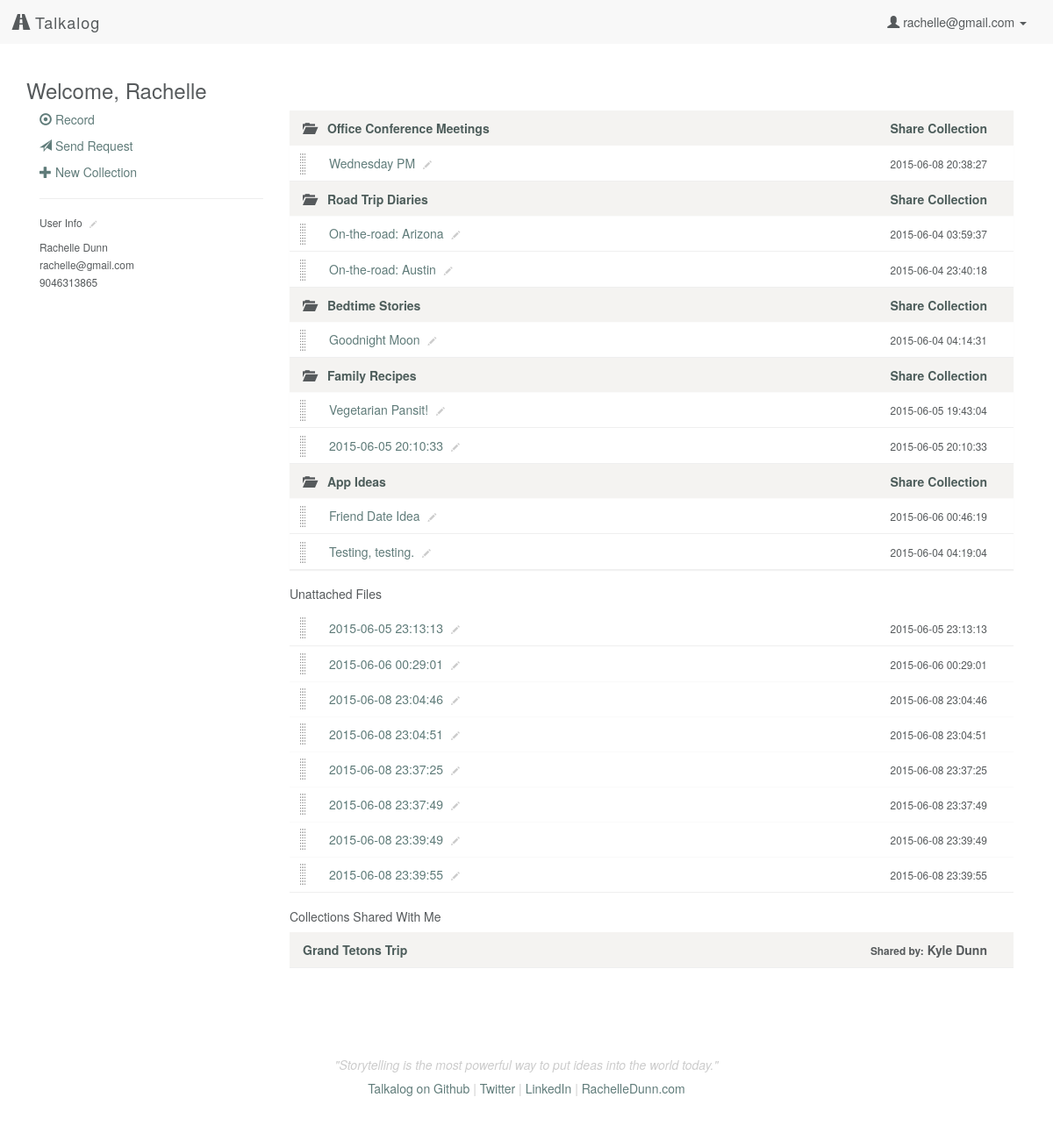
Before: /profile (signed in) with the older database file.
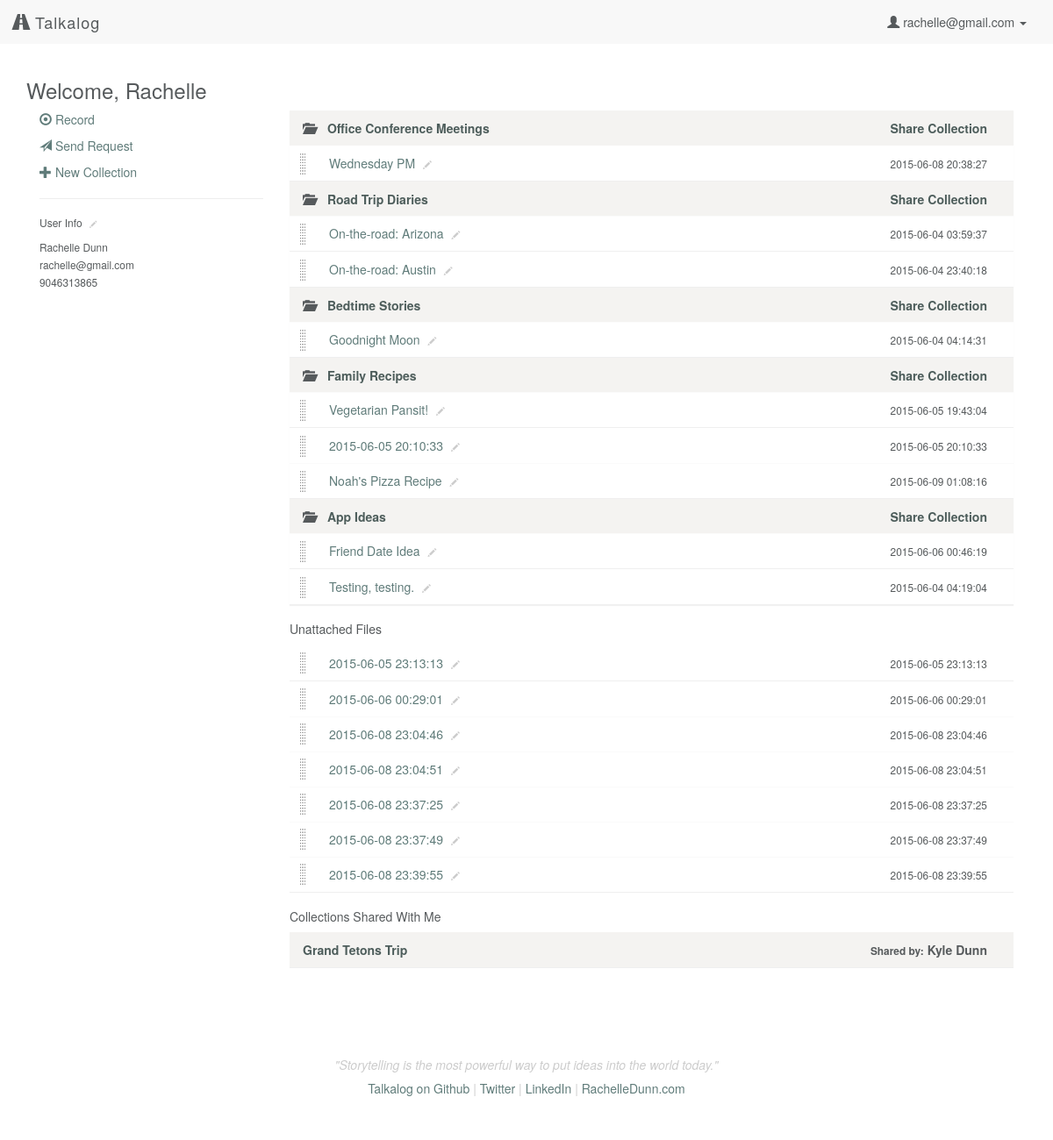
After: the same page with the newer database file.
### model.py (models this page shows, shortened)
class User(db.Model):
    __tablename__ = "Users"
    id = db.Column(db.Integer, autoincrement=True, primary_key=True)
    email = db.Column(db.String(100), nullable=False)
    password = db.Column(db.String(50), nullable=False)
    first_name = db.Column(db.String(50), nullable=False)
    last_name = db.Column(db.String(50), nullable=False)
    tel = db.Column(db.String, nullable=False)

class Collection(db.Model):
    __tablename__ = "Collections"
    id = db.Column(db.Integer, autoincrement=True, primary_key=True)
    user_id = db.Column(db.Integer, db.ForeignKey('Users.id'), nullable=False)
    title = db.Column(db.String, nullable=False, default='Untitled Collection')
    user = db.relationship("User", backref=db.backref("collections", order_by=id))

class CollectionsUploads(db.Model):
    __tablename__ = "CollectionsUploads"
    id = db.Column(db.Integer, autoincrement=True, primary_key=True)
    collection_id = db.Column(db.Integer, db.ForeignKey('Collections.id'), nullable=False)
    upload_id = db.Column(db.Integer, db.ForeignKey('Uploads.id'), nullable=False)
    collection = db.relationship("Collection", backref=db.backref("collectionsuploads", order_by=id))
    upload = db.relationship("Upload", backref=db.backref("collectionsuploads", order_by=id))

class Upload(db.Model):
    __tablename__ = "Uploads"
    id = db.Column(db.Integer, autoincrement=True, primary_key=True)
    user_id = db.Column(db.Integer, db.ForeignKey('Users.id'), nullable=False)
    title = db.Column(db.String, nullable=False, default=db.func.now())
    path = db.Column(db.String(50))
    mimetype = db.Column(db.String(50), default='wav') # wav, jpg, mp3
    datetime = db.Column(db.DateTime, default=db.func.now(), onupdate=db.func.now()) # set datetime to current timestamp
    transcript = db.Column(db.Text)
    user = db.relationship("User", backref=db.backref("uploads", order_by=id))

class CollectionsUsers(db.Model):
    __tablename__ = "CollectionsUsers"
    id = db.Column(db.Integer, autoincrement=True, primary_key=True)
    collection_id = db.Column(db.Integer, db.ForeignKey('Collections.id'), nullable=False)
    user_id = db.Column(db.Integer, db.ForeignKey('Users.id'), nullable=False)
    collection = db.relationship("Collection", backref=db.backref("collectionsusers", order_by=id))
    user = db.relationship("User", backref=db.backref("collectionsusers", order_by=id))

### server.py (the view)
@app.route('/profile')
def user_page():
	"""User profile with list of audio collections and files."""
	if 'email' in session:
		user_email = session['email']
		user = User.query.filter_by(email=user_email).first()
		user_uploads = user.uploads
		user_collections = user.collections
		user_cu = []
		for collection in user_collections:
			cu = collection.collectionsuploads
			for i in cu:
				user_cu.append(i.upload_id)
		singleuploads = []
		for i in user_uploads:
			if i.id not in user_cu:
				singleuploads.append(i)
		return render_template('profile.html', user=user,
			singleuploads=singleuploads, upload_folder=UPLOAD_FOLDER)
	else:
		flash('You must be logged in to view files')
		return redirect('/login')

### templates/profile.html (shortened to what this page needs)
{% extends 'base.html' %}
{% block content %}
    <h3>Welcome, {{ user.first_name }}</h3>
    <div class="row">
        <div class="col-sm-3">
            <p><a href="/record"><span class="glyphicon glyphicon-record" aria-hidden="true"></span> Record</a></p>
            <p><a href="/generate"><span class="glyphicon glyphicon-send" aria-hidden="true"></span> Send Request</a></p>
            <p><a href="#" data-toggle="modal" data-target="#myModal"><span class="glyphicon glyphicon-plus" aria-hidden="true"></span> New Collection</a></p>
            <hr>
            <h6>User Info <a href="/edit/user"><span class="glyphicon glyphicon-pencil click-to-edit" aria-hidden="true"></span></a></h6>
            <p><small>{{ user.first_name }} {{ user.last_name }}<br>
                {{ user.email }}<br>
                {{ user.tel }}</small></p>
        </div>
        <div class="col-sm-9">
            <div class="file-box">
                <ul class="list-group panel-group" id="accordion">
                    {% if user.collections %}
                        <div class="panel panel-default">
                            {% for collection in user.collections %}
                                <li class="droppable list-group-item collection row panel-heading" collection-id="{{ collection.id }}">
                                    <div class="name col-xs-8 panel-title">
                                        <a class="accordion-toggle" data-toggle="collapse" data-parent="#accordion" href="#collapse{{ collection.id }}"><span class="indicator glyphicon glyphicon-folder-open" aria-hidden="true"></span></a>
                                        <a href="/collection/{{ collection.id }}">{{ collection.title }}</a>
                                    </div>
                                    <div class="share col-xs-4 text-right">
                                        <a href="#" data-toggle="modal" data-target="#share-{{ collection.id }}">
                                          Share <span class="hidden-xs">Collection</span>
                                        </a>
                                    </div>
                                </li>
                                <div class="panel-collapse collapse in" id="collapse{{ collection.id }}">
                                    <div class="panel-body">
                                    {% for cu in collection.collectionsuploads %}
                                        <li class="draggable upload list-group-item row" upload-id="{{ cu.upload.id }}">
                                            <div class="name col-xs-8">
                                                <div class="control-group control-group-inline">
                                                    <div class="controls">
                                                        <a href="/listen/{{ cu.upload.id }}" class="upload-title" data-toggle="#pencil-{{ cu.upload.id }}" upload-id="{{ cu.upload.id }}" id="upload-{{ cu.upload.id }}">{{ cu.upload.title }}</a>
                                                        <span class="edit" id="pencil-{{ cu.upload.id }}" upload-id="{{ cu.upload.id }}"><span class="glyphicon glyphicon-pencil click-to-edit" aria-hidden="true"></span></span>
                                                    </div>
                                                </div>
                                            </div>
                                            <div class="type col-xs-4 text-right">
                                                <small>{{ cu.upload.datetime }}</small>
                                            </div>
                                        </li>
                                    {% endfor %}
                                    </div>
                                </div>
                            {% endfor %}
                        </div>
                    {% endif %}
                </ul>
            </div>
            {% if singleuploads %}
            <h5>Unattached Files</h5>
            <div class="file-box">
                <ul class="list-group">
                    {% for upload in singleuploads %}
                        {% if upload.path %}
                            <li class="draggable upload list-group-item row" upload-id="{{ upload.id }}">
                                <div class="name col-xs-8">
                                    <div class="control-group control-group-inline">
                                        <div class="controls">
                                            <a href="/listen/{{ upload.id }}" class="upload-title" data-toggle=".pencil-{{ upload.id }}" upload-id="{{ upload.id }}" id="upload-{{ upload.id }}">{{ upload.title }}</a>
                                            <span class="edit pencil-{{ upload.id }}"><span class="glyphicon glyphicon-pencil click-to-edit" aria-hidden="true"></span></span>
                                        </div>
                                    </div>
                                </div>
                                <div class="type col-xs-4 text-right">
                                    <small>{{ upload.datetime }}</small>
                                </div>
                            </li>
                        {% endif %}
                    {% endfor %}
                </ul>
            </div>
            {% endif %}
            {% if user.collectionsusers %}
            <h5>Collections Shared With Me</h5>
            <div class="file-box">
                <ul class="list-group">
                    {% for collection in user.collectionsusers %}
                        <li class="list-group-item collection row">
                            <div class="name col-xs-8"><a href="/collection/{{ collection.collection.id }}">{{ collection.collection.title }}</a></div>
                            <div class="col-xs-4 text-right"><small class="hidden-xs">Shared by:</small> {{ collection.collection.user.first_name }} {{ collection.collection.user.last_name }}</div>
                        </li>
                    {% endfor %}
                </ul>
            </div>
            {% endif %}
        </div>
    </div>
{% endblock %}

### templates/base.html (shortened to what this page needs)
<!DOCTYPE html>
<html lang="en">
    <head>
        <link rel="stylesheet" href="https://maxcdn.bootstrapcdn.com/bootstrap/3.3.4/css/bootstrap.min.css">
        <link rel="stylesheet" href="/static/css/style.css"/>
        <link rel="stylesheet" href="https://ajax.googleapis.com/ajax/libs/jqueryui/1.11.4/themes/smoothness/jquery-ui.css"/>
    </head>
    <body>
        <nav class="navbar navbar-default">
            <div class="container-fluid">
                <div class="navbar-header">
                    <a class="navbar-brand" href="/"><span class="glyphicon glyphicon-road" aria-hidden="true"></span> Talkalog</a>
                </div>
                <div class="collapse navbar-collapse" id="bs-example-navbar-collapse-1">
                    <ul class="nav navbar-nav navbar-right">
                    {% if 'email' in session %}
                        <li class="dropdown">
                        <a href="#" class="dropdown-toggle" data-toggle="dropdown" role="button" aria-expanded="false"><span class="glyphicon glyphicon-user" aria-hidden="true"></span> {{ session['email'] }} <span class="caret"></span></a>
                        </li>
                    {% else %}
                        <li><a href="/login">Login</a></li>
                        <li><a href="/signup">Sign Up</a></li>
                    {% endif %}
                    </ul>
                </div>
            </div>
        </nav>
        <div class="container">
            {% block content %}{% endblock %}
        </div>
        <div class="container">
            <footer class="footer">
                <p>"Storytelling is the most powerful way to put ideas into the world today."</p>
                <h5><a href="http://github.com/rachelledunn/talkalog" target="_blank">Talkalog on Github</a> | <a href="http://twitter.com/rchdnn" target="_blank">Twitter</a> | <a href="http://linkedin.com/in/rachelledunn" target="_blank">LinkedIn</a> | <a href="http://rachelledunn.com/" target="_blank">RachelleDunn.com</a></h5>
            </footer>
        </div>
    </body>
</html>

### static/css/style.css (style rules this page uses)
body { background-color: #ffffff; color: #565a5c; }
a { color: #607c7a; -webkit-transition: color 0.1s linear 0s; -moz-transition: color 0.1s linear 0s; -o-transition: color 0.1s linear 0s; transition: color 0.1s linear 0s; }
.h1, .h2, .h3, .h4, .h5, h1, h2, h3, h4, h5 { font-weight: 200; }
.navbar-default { border-radius: 0; border: none; }
.navbar-default .navbar-brand { font-weight: 200; letter-spacing: 1px; }
.navbar-default a, .navbar-default .navbar-brand, .navbar-default .navbar-nav > li > a { color: #565a5c; }
.row { margin-left: auto; margin-right: auto; }
.footer { padding-top: 40px; padding-bottom: 40px; margin-top: 40px; text-align: center; color: #cccccc; }
.footer p { font-style: italic; }
.list-group-item { border-radius: 0 !important; border: none; border-bottom: 1px solid #efefef; }
.draggable { background: url("/static/img/drag-drop.png") no-repeat 10px center/10px auto rgba(255, 255, 255, 0.7); clear: both; display: block; min-height: 40px; padding-left: 30px; }
.collection, .list-group-heading { background-color: #F4F3F1 !important; padding-left: 0; font-weight: 600; }
.collection a, .list-group-heading a { color: #4d5d5b; }
.panel-heading { border-radius: 0; }
.panel-body { padding: 0; }
.panel-default > .panel-heading + .panel-collapse > .panel-body { border: none; }
.list-group-item:first-child, .list-group-item:last-child { margin-bottom: 0; border-radius: 0; }
.panel-title { margin-top: inherit; margin-bottom: inherit; font-size: inherit; color: inherit; }
.panel-group .panel { margin-bottom: 0; border-radius: 0; border: none; }
.panel-default > .panel-heading { color: inherit; background-color: inherit; }
.glyphicon-folder-open, .glyphicon-folder-close { color: #565a5c; padding-right: 10px; }
.click-to-edit { font-size: 70%; vertical-align: baseline; padding: 0 5px; color: #cccccc; }

Changed rows visible on the page:
no longer on this page (row edited): Upload: title "2015-06-08 23:39:49", datetime "2015-06-08 23:39:49"
added CollectionsUploads: upload "Noah's Pizza Recipe", upload.datetime "2015-06-09 01:08:16", shown under Collection "Family Recipes"
